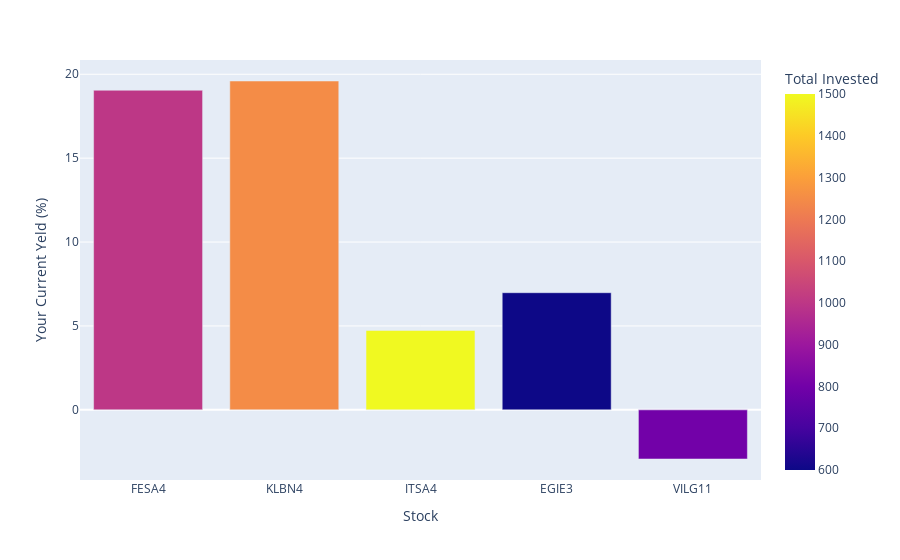

Notebook code for this chart:
### Code cell
fig = px.bar(df_last_day, x='Stock', y='Your Current Yeld (%)', color="Total Invested",
             hover_data=['Total Invested'])
             
fig.show()

### Figure 1 — Plotly figure (JSON) as saved in the notebook; plotly's stock layout.template omitted (floating-point values rounded to 4 significant figures)
{"data": [{"alignmentgroup": "True", "customdata": [[1000], [1250], [1500], [600], [800]], "hovertemplate": "Stock=%{x}<br>Your Current Yeld (%)=%{y}<br>Total Invested=%{marker.color}<extra></extra>", "legendgroup": "", "marker": {"color": [1000, 1250, 1500, 600, 800], "coloraxis": "coloraxis"}, "name": "", "offsetgroup": "", "orientation": "v", "showlegend": false, "textposition": "auto", "type": "bar", "x": ["FESA4", "KLBN4", "ITSA4", "EGIE3", "VILG11"], "xaxis": "x", "y": [19.05, 19.6, 4.734, 6.982, -2.929], "yaxis": "y"}], "layout": {"barmode": "relative", "coloraxis": {"colorbar": {"title": {"text": "Total Invested"}}, "colorscale": [[0, "#0d0887"], [0.1111, "#46039f"], [0.2222, "#7201a8"], [0.3333, "#9c179e"], [0.4444, "#bd3786"], [0.5556, "#d8576b"], [0.6667, "#ed7953"], [0.7778, "#fb9f3a"], [0.8889, "#fdca26"], [1, "#f0f921"]]}, "legend": {"tracegroupgap": 0}, "margin": {"t": 60}, "xaxis": {"anchor": "y", "domain": [0, 1], "title": {"text": "Stock"}}, "yaxis": {"anchor": "x", "domain": [0, 1], "title": {"text": "Your Current Yeld (%)"}}}}
